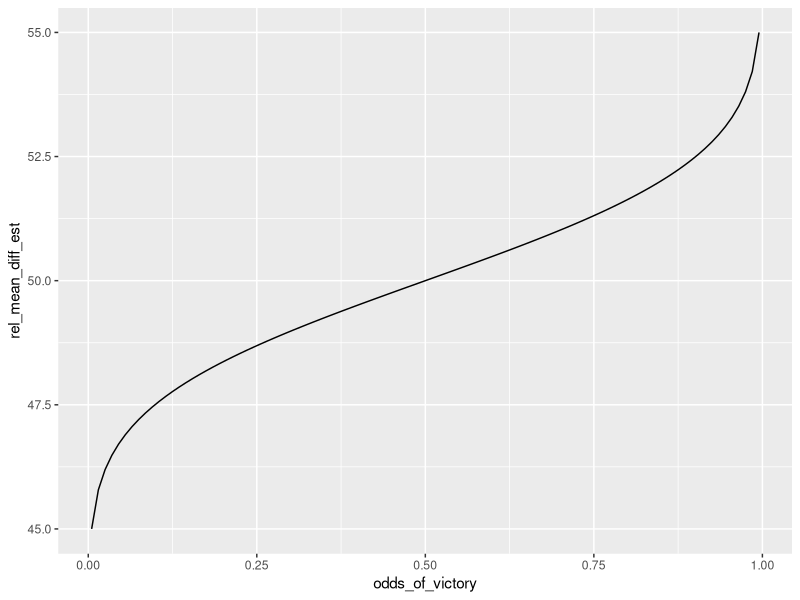
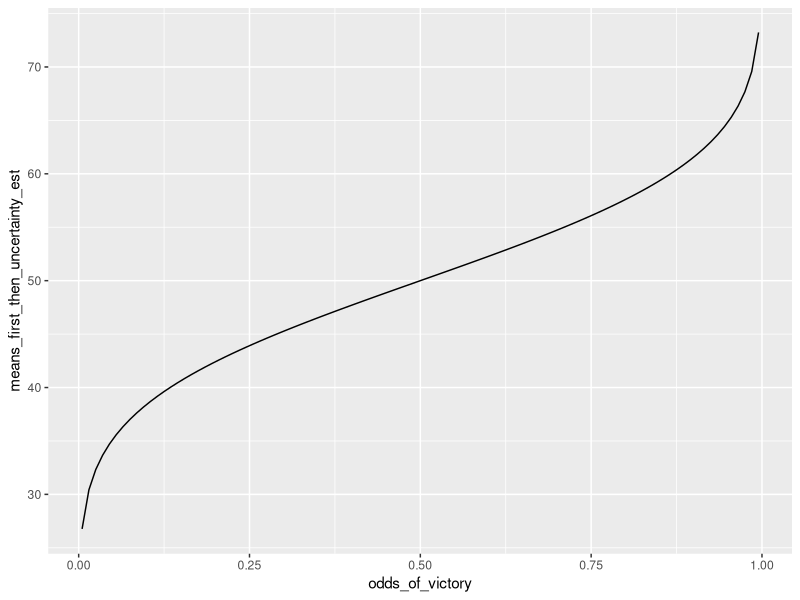
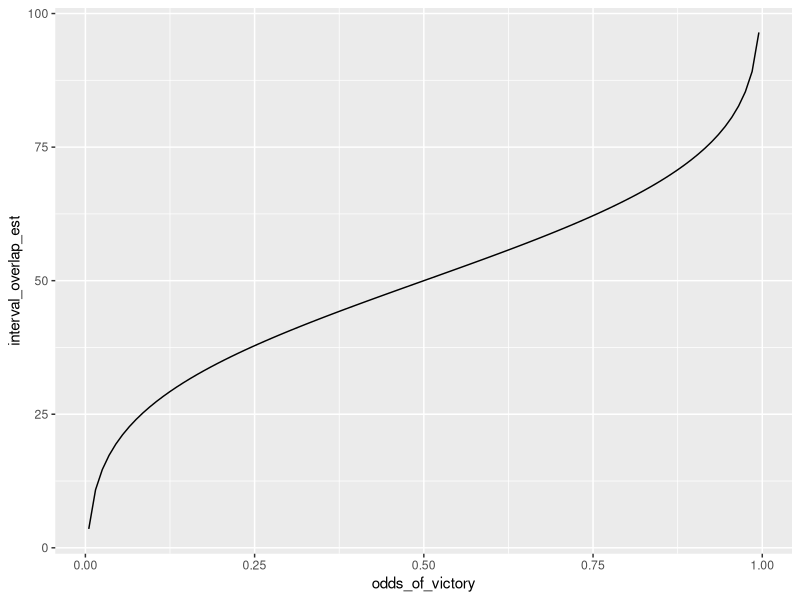
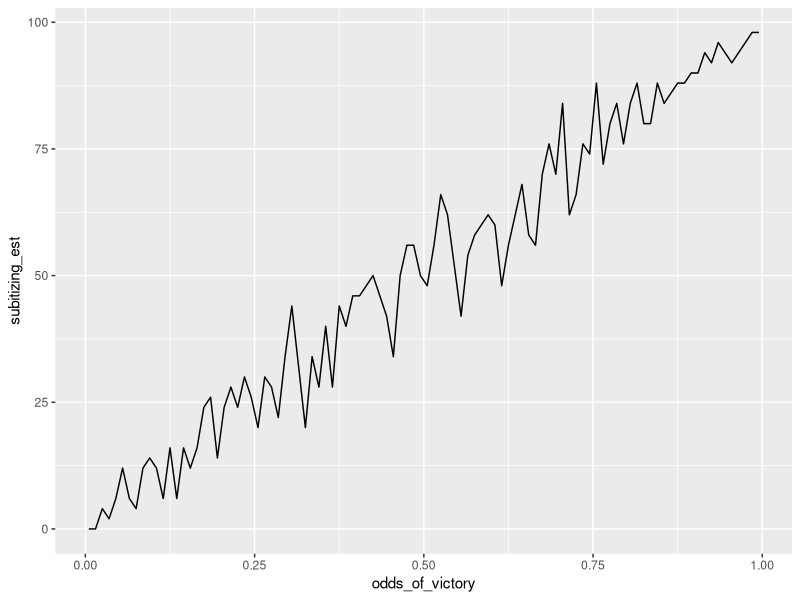
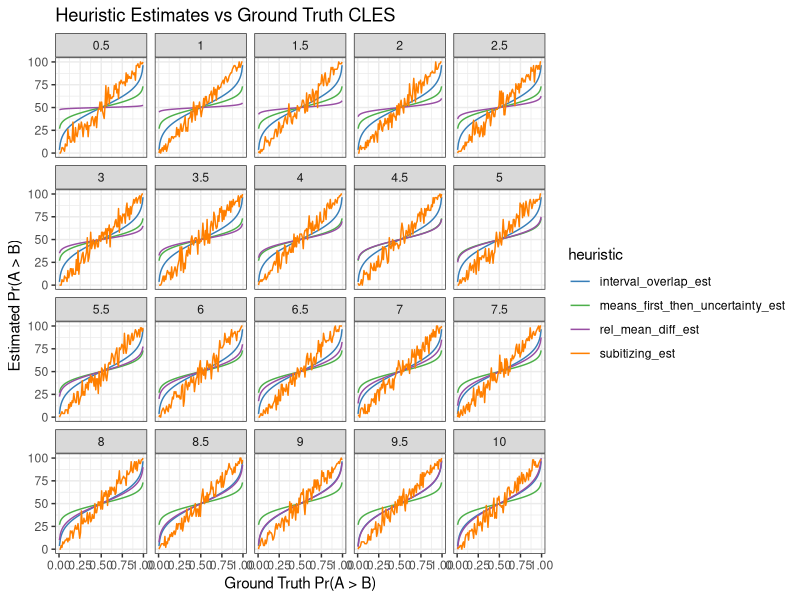
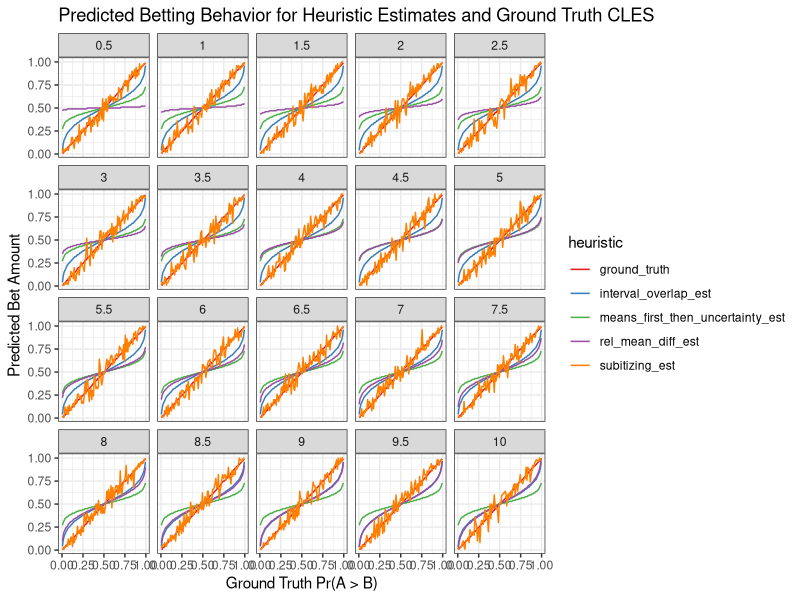

Write R code to recreate these figures, in order.
## ---- chunk 1
knitr::opts_chunk$set(echo = TRUE)
library(tidyverse)
library(gganimate)
library(RColorBrewer)
## ---- chunk 2
# set up possible data conditions dataframe
std_diff <- seq(0.5, 10, by=0.5) # different levels of uncertainty about the margin of victory
odds <- ppoints(100) # probability of team A winning
conds_df <- data.frame(
    "sd_diff" = sort(rep(std_diff, length(odds))),
    "odds_of_victory" = rep(odds, length(std_diff))
)

# add column for the mean difference
conds_df$mean_diff <- - (conds_df$sd_diff * qnorm(conds_df$odds_of_victory)) # mean(B - A)

# add additional columns which are necessary to compute heuristics
conds_df$max_abs_mean_diff <- max(abs(conds_df$mean_diff)) # for the baseline of relative mean difference heuristic
conds_df$sd_team <- sqrt(conds_df$sd_diff ^ 2 / 2) # assume equal and independent variances to get the standard deviation of possible scores for each team for the interval heuristics

# print
head(conds_df)
## ---- chunk 3
# relative mean difference heuristic
relative_mean_difference <- function(mean_diff, max_abs_mean_diff) {
  return(50 - 50 * mean_diff / max_abs_mean_diff)
}
# apply(conds_df, 1, function(df) relative_mean_difference(df['mean_diff'], df['max_abs_mean_diff']))
conds_df %>% filter(sd_diff==1) %>% rowwise() %>% mutate(rel_mean_diff_est = relative_mean_difference(mean_diff, max_abs_mean_diff)) %>% ggplot(aes(x=odds_of_victory,y=rel_mean_diff_est)) + geom_line()
## ---- chunk 4
# means first, then uncertainty heuristic
means_first_then_uncertainty <- function(mean_diff, sd_team) {
  interval_length <- qnorm(0.975)*sd_team - qnorm(0.025)*sd_team 
  return(50 - 50 * mean_diff / interval_length / 2) # assuming that the two intervals are the same length, so we don't need to take their average
}
conds_df %>% filter(sd_diff==1) %>% rowwise() %>% mutate(means_first_then_uncertainty_est = means_first_then_uncertainty(mean_diff, sd_team)) %>% ggplot(aes(x=odds_of_victory,y=means_first_then_uncertainty_est)) + geom_line()
## ---- chunk 5
# interval overlap heuristic
interval_overlap <- function(mean_diff, sd_team) {
  interval_length <- qnorm(0.975)*sd_team - qnorm(0.025)*sd_team # baseline for relative judgment (assuming that the two intervals are the same length, so we don't need to take their average)
  mean_teamA <- - mean_diff / 2 # relative to center
  mean_teamB <- mean_diff / 2 # relative to center
  # calculation depends on which mean is larger
  if(mean_teamA > mean_teamB) {
    interval_overlap <- (mean_teamB + interval_length / 2) - (mean_teamA - interval_length / 2) # upper bound of lower dist minus lower bound of higher dist
    return(100 - 50 * interval_overlap / interval_length) 
  } else { # mean_teamA < mean_teamB
    interval_overlap <- (mean_teamA + interval_length / 2) - (mean_teamB - interval_length / 2) # upper bound of lower dist minus lower bound of higher dist
    return( 50 * interval_overlap / interval_length)
  }
}
conds_df %>% filter(sd_diff==1) %>% rowwise() %>% mutate(interval_overlap_est = interval_overlap(mean_diff, sd_team)) %>% ggplot(aes(x=odds_of_victory,y=interval_overlap_est)) + geom_line()
## ---- chunk 6
# subitizing heuristic
subitizing <- function(mean_diff, sd_diff) {
  # simulate outcomes (should use the draws participants were actually shown)
  n <- 50
  draws <- rnorm(n, mean_diff, sd_diff)
  return(100 * sum(draws < 0) / n)
}
conds_df %>% filter(sd_diff==1) %>% rowwise() %>% mutate(subitizing_est = subitizing(mean_diff, sd_diff)) %>% ggplot(aes(x=odds_of_victory,y=subitizing_est)) + geom_line()
## ---- chunk 7
# need a consistent color scale for these heuristics
heuristics <- as.factor(c("ground_truth", "rel_mean_diff_est", "means_first_then_uncertainty_est", "interval_overlap_est", "subitizing_est"))
hColors <- brewer.pal(length(heuristics), "Set1")
names(hColors) <- levels(heuristics)
colScale <- scale_colour_manual(values = hColors)
## ---- chunk 8
conds_df %>% rowwise() %>% 
  mutate( # add heuristic estimates
    rel_mean_diff_est = relative_mean_difference(mean_diff, max_abs_mean_diff),
    means_first_then_uncertainty_est = means_first_then_uncertainty(mean_diff, sd_team),
    interval_overlap_est = interval_overlap(mean_diff, sd_team),
    subitizing_est = subitizing(mean_diff, sd_diff)
  ) %>% 
  gather(heuristic, est_CLES, rel_mean_diff_est, means_first_then_uncertainty_est, interval_overlap_est, subitizing_est) %>% # reshape
ggplot(aes(x = odds_of_victory, y = est_CLES, color = heuristic)) +
  geom_line() +
  colScale +
  theme_bw() +
  labs(title = "Heuristic Estimates vs Ground Truth CLES",
      x = "Ground Truth Pr(A > B)",
      y = "Estimated Pr(A > B)"
  ) +
  facet_wrap(~ sd_diff)
## ---- chunk 9
# set range of possible bets based on given budget and minimum bet
budget <- 1
min_bet <- 0.01
possible_bets <- seq(from=min_bet, to=budget, by=0.01) 

# create a tiered capital gains tax
tax_winnings <- function(winnings) {
  tiers <- append(seq(0, 2, by = 0.5), Inf)
  rates <- seq(0, .5, by = .1)
  taxed_winnings <- sum(diff(c(0, pmin(winnings, tiers))) * (1-rates))
  return(taxed_winnings)
}

# set cost of not betting
loss_rate <- 0.25
## ---- chunk 10
optimal_bet <- function(p_superiority_A) {
  # hack to catch p == 0
  if (p_superiority_A == 0) {
    p_superiority_A <- 0.001
  }
  # calculate utility over as set of possible bets at the given odds
  utility_in_dollars <- seq(from=-1, to=0, length.out = length(possible_bets))
  for (i in 1:length(possible_bets)) {
    utility_in_dollars[i] <- (1 - loss_rate)*(budget - possible_bets[i]) + p_superiority_A * tax_winnings(possible_bets[i] / p_superiority_A) # payoff proportional to risk
  }
  # determine the bet with the maximum expected utility
  return(possible_bets[which(utility_in_dollars==max(utility_in_dollars))])
}
## ---- chunk 11
conds_df %>% rowwise() %>% 
  mutate( # add heuristic estimates (as before)
    rel_mean_diff_est = relative_mean_difference(mean_diff, max_abs_mean_diff) / 100, # divide by 100 to align scale with ground truth
    means_first_then_uncertainty_est = means_first_then_uncertainty(mean_diff, sd_team) / 100,
    interval_overlap_est = interval_overlap(mean_diff, sd_team) / 100,
    subitizing_est = subitizing(mean_diff, sd_diff) / 100,
    ground_truth = odds_of_victory # add ground_truth for purpose of plotting estimated bets from ground truth as well as heuristics
  ) %>% 
  gather(heuristic, est_CLES, ground_truth, rel_mean_diff_est, means_first_then_uncertainty_est, interval_overlap_est, subitizing_est) %>% # reshape, this time including the ground truth as a factor
  rowwise() %>%
  mutate(bet_amount = unlist(map(list(optimal_bet(est_CLES)), 1))) %>% # apply optimal bet function (if multiple optimal bets, take the lower to avoid error)
ggplot(aes(x = odds_of_victory, y = bet_amount, color = heuristic)) +
  geom_line() +
  colScale +
  theme_bw() +
  labs(title = "Predicted Betting Behavior for Heuristic Estimates and Ground Truth CLES",
      x = "Ground Truth Pr(A > B)",
      y = "Predicted Bet Amount"
  ) +
  facet_wrap(~ sd_diff)
## ---- chunk 12
tiers <- append(seq(0, 2, by = 0.5), Inf)
rates <- seq(0, .5, by = .1)
tax_table <- data.frame(
  tier = c("0 to 50 cents", "50 cents to $1", "$1 to$1.5", "$1.5 to $2", "more than $2"),
  tax_rate = c("10%", "20%", "30%", "40%", "50%")
)
print(tax_table)
## ---- chunk 13
# set up readable version of table
tiers <- append(seq(0, 2, by = 0.5), Inf)
rates <- seq(0, .5, by = .1)
tax_table <- data.frame(
  tier = c("0 to 50 cents", "50 cents to $1", "$1 to$1.5", "$1.5 to $2", "more than $2"),
  tax_rate = c("10%", "20%", "30%", "40%", "50%")
)
# print the table for the user's reference
print(tax_table)
